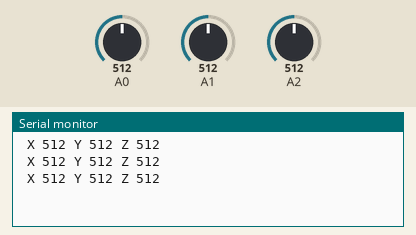
This sketch was run on a simulated Arduino Uno, built with avr-gcc and run on an emulated ATmega328P. Shown: the last lines printed to the serial monitor. The inputs (shaded band) are chosen by the test bench; at power-on: A0 = 512, A1 = 512, A2 = 512.

Above: at 1.3 s.
1.4 s: A0 set to 716
At 1.9 s:
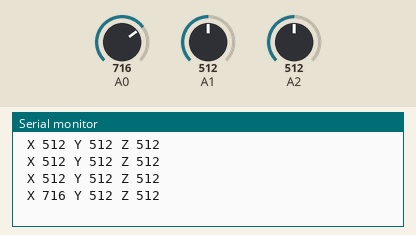
2.9 s: A1 set to 716
At 3.4 s:
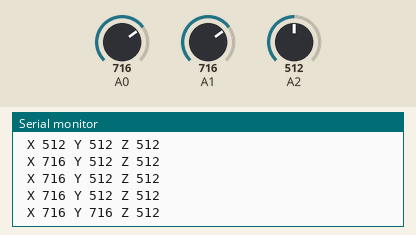
4.4 s: A2 set to 716
At 4.9 s:
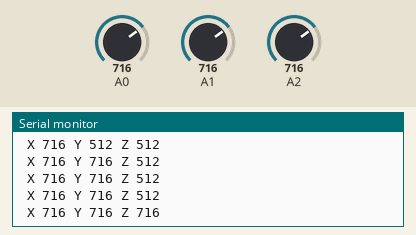
5.9 s: A0 set to 900
At 6.3 s:
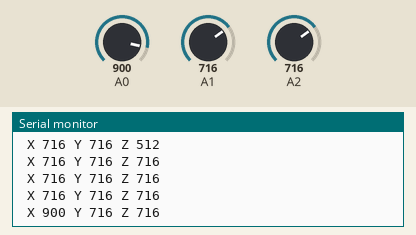
7.4 s: A1 set to 900
At 7.9 s:
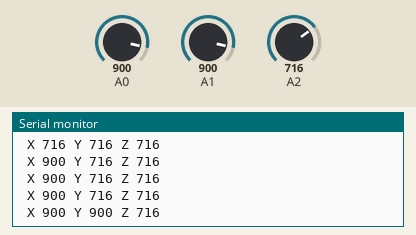
8.9 s: A2 set to 900
At 9.4 s:
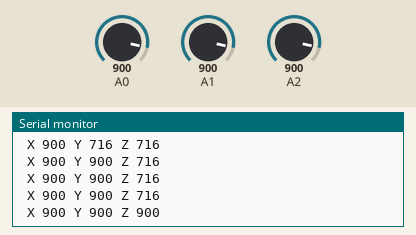
Timing chart, 0 to 11.4 s (numbered marks = the images above; inputs shaded):
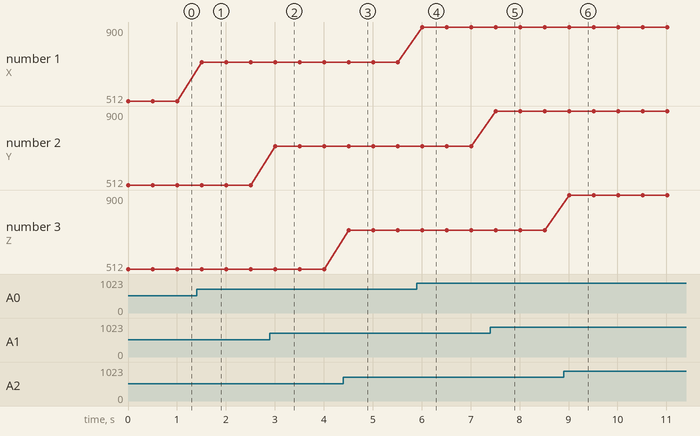

Measured:
- after the input at 1.4 s, the serial monitor: prints a new line after 0.10 s (image 1)
- after the input at 2.9 s, the serial monitor: prints a new line after 0.11 s (image 2)
- after the input at 4.4 s, the serial monitor: prints a new line after 0.11 s (image 3)
- after the input at 5.9 s, the serial monitor: prints a new line after 0.11 s (image 4)
- after the input at 7.4 s, the serial monitor: prints a new line after 0.11 s (image 5)
- after the input at 8.9 s, the serial monitor: prints a new line after 0.12 s (image 6)
- plotted number 1: 512 → 716 after the input at 1.4 s, 716 → 900 after the input at 5.9 s

The sketch:

sketch_aug5a.ino
```cpp
void setup() {
  Serial.begin(9600);

}

void loop() {
  Serial.print(" X ");
  Serial.print(analogRead(A0));

  Serial.print(" Y ");
  Serial.print(analogRead(A1));

  Serial.print(" Z ");
  Serial.println(analogRead(A2));

  delay(500);

}
```
